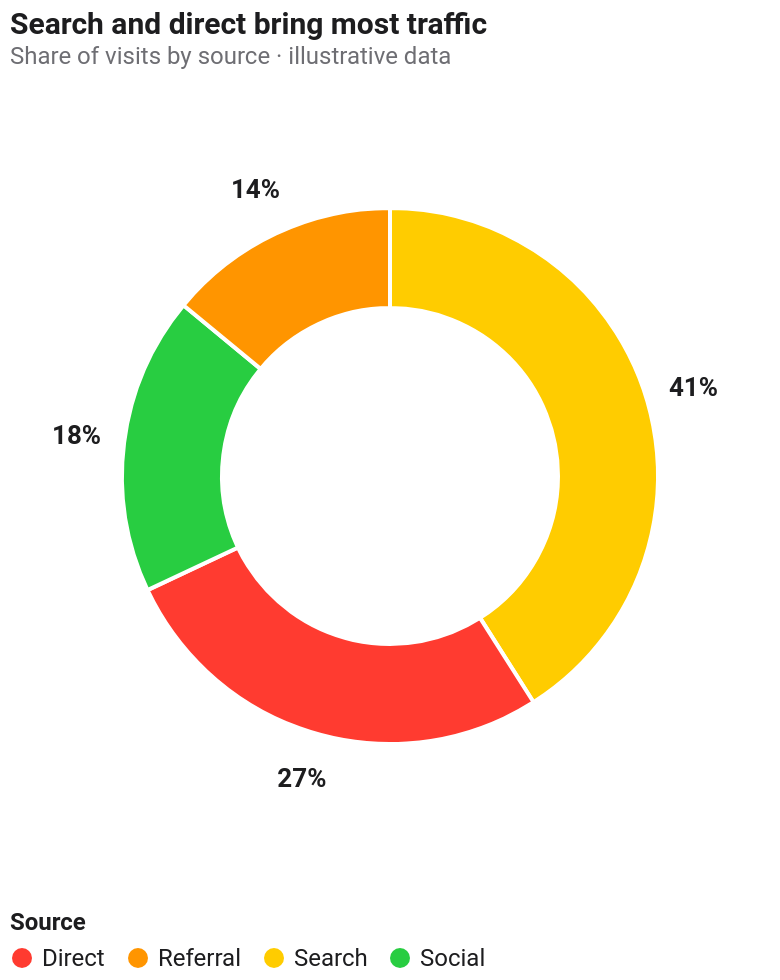

The Vega-Lite source for this figure:
### Vega-Lite specification from a JSON file in a GitHub repository (floating-point values rounded to 4 significant figures)
{"$schema": "https://vega.github.io/schema/vega-lite/v5.json", "config": {"background": "#FFFFFF", "font": "Roboto, Roboto Serif, Roboto Mono, system-ui, sans-serif", "view": {"stroke": null, "cornerRadius": 10}, "axis": {"domain": true, "domainColor": "#1D1D1F", "labelColor": "#1D1D1F", "titleColor": "#1D1D1F", "grid": false, "ticks": false, "labelFont": "Roboto Mono", "titleFont": "Roboto"}, "axisTop": {"domain": false, "domainColor": null, "labels": false, "ticks": false, "title": null}, "axisRight": {"domain": false, "domainColor": null, "labels": false, "ticks": false, "title": null}, "legend": {"titleFont": "Roboto", "labelFont": "Roboto", "labelColor": "#1D1D1F", "titleColor": "#1D1D1F", "symbolStrokeWidth": 0, "symbolType": "circle", "labelFontSize": 12, "titleFontSize": 12}, "title": {"font": "Roboto", "fontSize": 15, "color": "#1D1D1F", "subtitleFont": "Roboto", "subtitleColor": "#6E6E73"}, "range": {"category": ["#FF3B30", "#FF9500", "#FFCC00", "#28CD41", "#79DBDC", "#007AFF", "#AF52DE", "#FF2D55"]}, "bar": {"cornerRadiusEnd": 4}, "line": {"strokeWidth": 2}, "point": {"filled": true, "size": 40}}, "width": 380, "height": 400, "title": {"text": "Search and direct bring most traffic", "subtitle": ["Share of visits by source · illustrative data"], "anchor": "start"}, "data": {"values": [{"source": "Search", "visits": 41, "pctlabel": "41%"}, {"source": "Direct", "visits": 27, "pctlabel": "27%"}, {"source": "Social", "visits": 18, "pctlabel": "18%"}, {"source": "Referral", "visits": 14, "pctlabel": "14%"}]}, "encoding": {"theta": {"field": "visits", "type": "quantitative", "stack": true}, "color": {"field": "source", "type": "nominal", "legend": {"title": "Source", "orient": "bottom", "columns": 4, "direction": "horizontal"}}, "order": {"field": "visits", "type": "quantitative", "sort": "descending"}}, "layer": [{"mark": {"type": "arc", "innerRadius": 84, "outerRadius": 134, "cornerRadius": 0, "stroke": "#FFFFFF", "strokeWidth": 2}}, {"mark": {"type": "text", "radius": 158, "fontSize": 13, "fontWeight": "bold", "fill": "#1D1D1F"}, "encoding": {"text": {"field": "pctlabel", "type": "nominal"}}}]}
